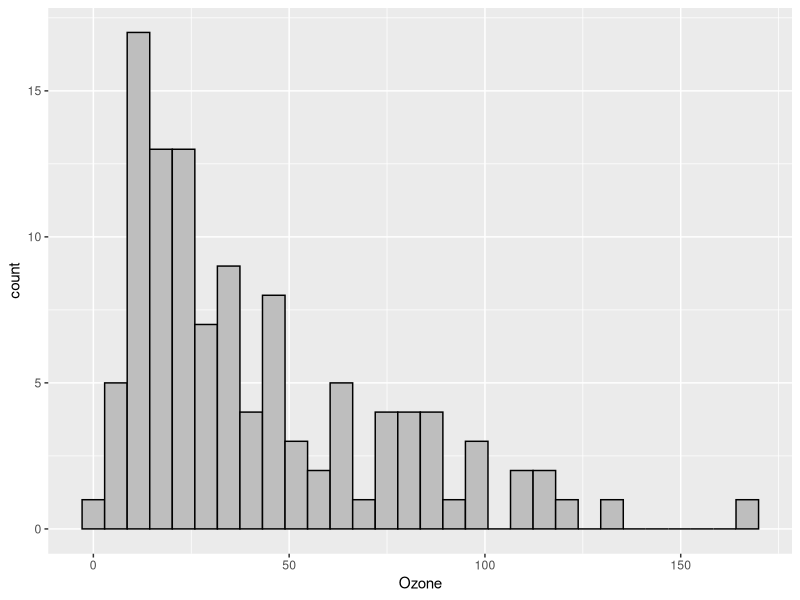
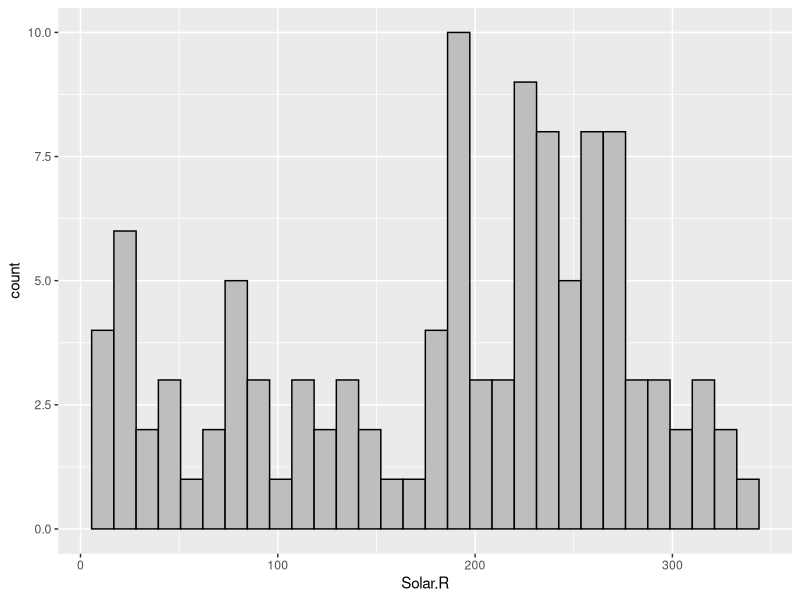
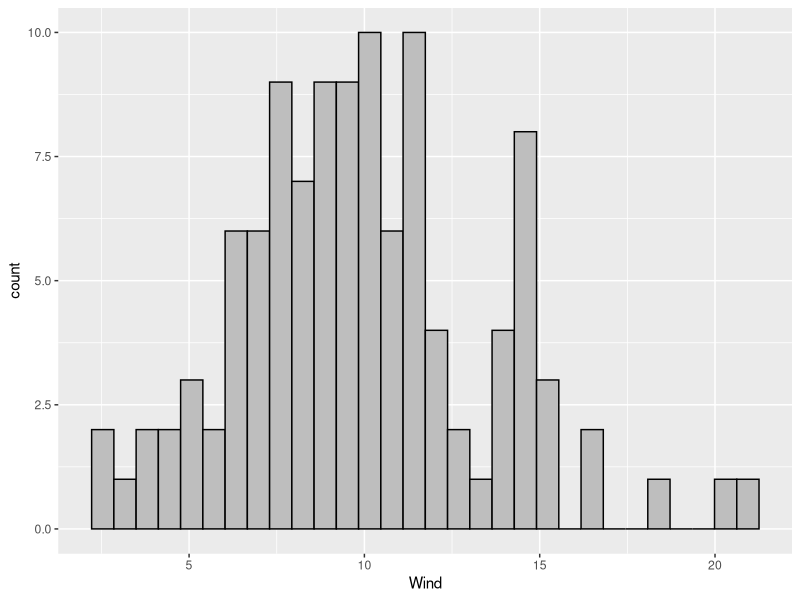
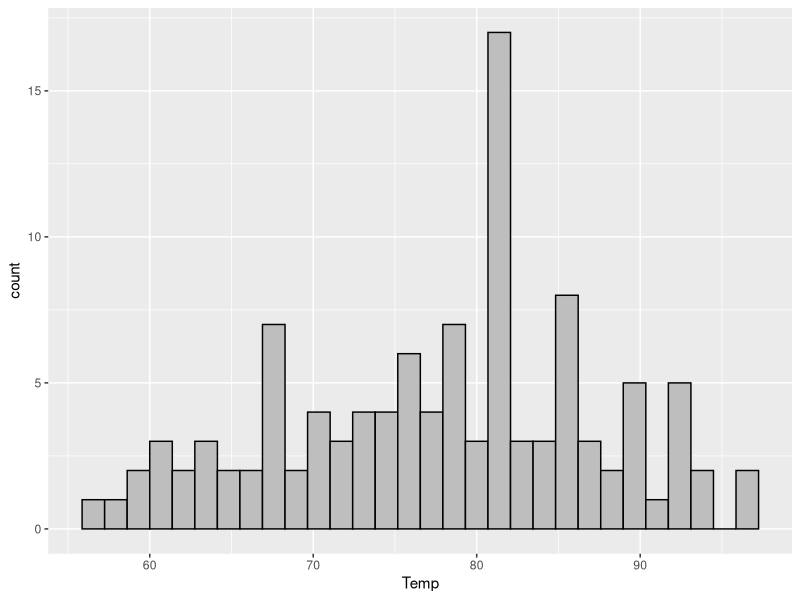
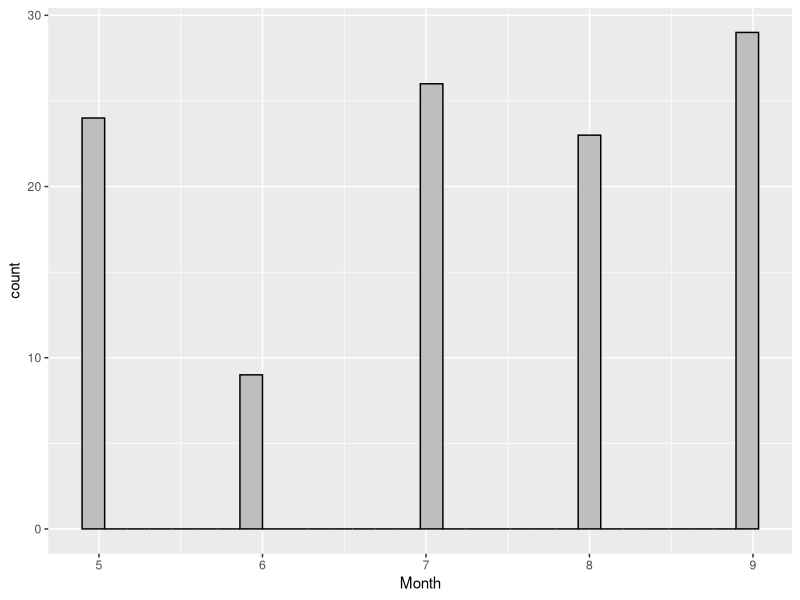
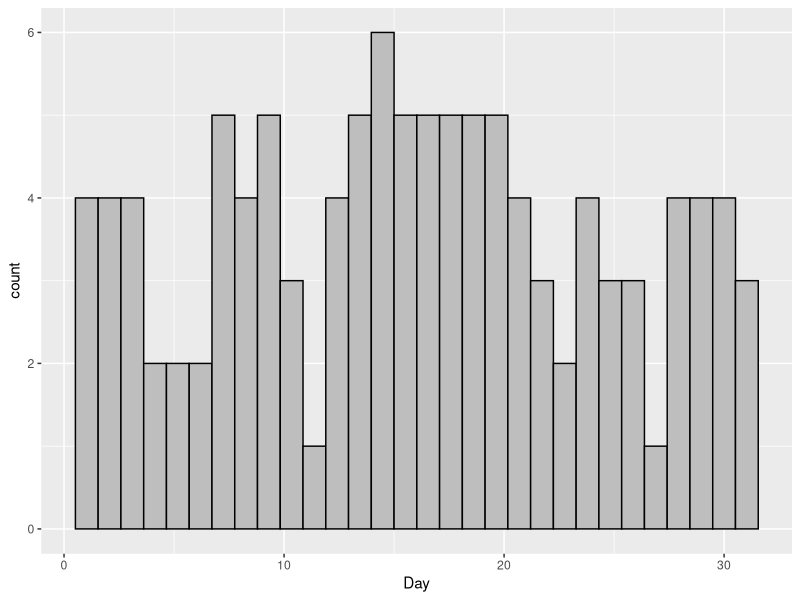
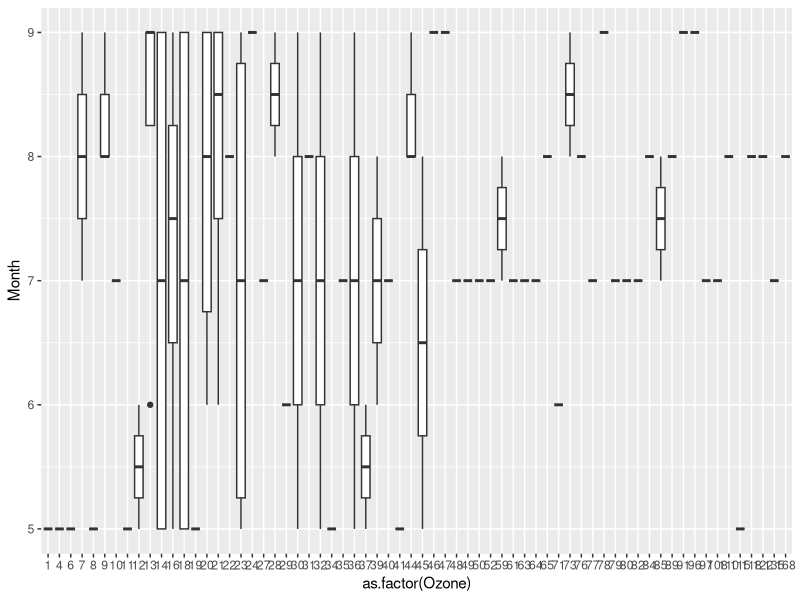
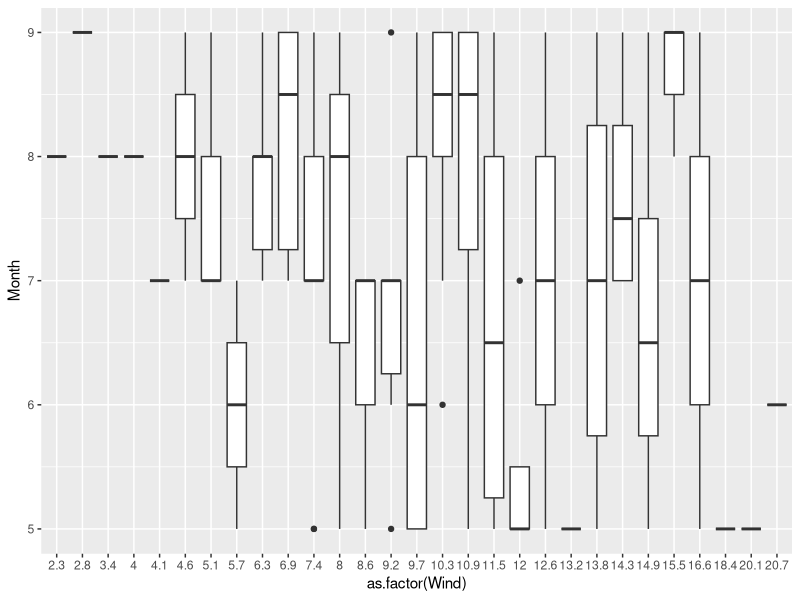

Write R code to recreate these figures, in order.
## ---- chunk 1
df <- airquality
## ---- chunk 2
df <- na.omit(df)
colSums(is.na(df))
## ---- chunk 3
library(ggplot2)
ggplot(df, aes(Ozone))+geom_histogram(color="black", fill="gray")
ggplot(df, aes(Solar.R))+geom_histogram(color="black", fill="gray")
ggplot(df, aes(Wind))+geom_histogram(color="black", fill="gray")
ggplot(df, aes(x=Temp))+geom_histogram(color="black", fill="gray")
ggplot(df, aes(x=Month))+geom_histogram(color="black", fill="gray")
ggplot(df, aes(x=Day))+geom_histogram(color="black", fill="gray")


## ---- chunk 4
ggplot(df, aes(as.factor(Ozone),Month))+geom_boxplot()
## ---- chunk 5
ggplot(df, aes(as.factor(Wind),Month))+geom_boxplot()
## ---- chunk 6
df$Date <- paste(1973, df$Month, df$Day, sep = "-")
df$Date <- as.Date(df$Date, tryFormats=c("%Y-%m-%d", "%Y/%m/%d"))
Variables <- c(df$Ozone,df$Temp, df$Wind,df$Solar.R)
Variables_Name <- rep(c("Ozone","Temp",
                      "Wind","Solar.R"),each = 111)
Days <- rep(df$Date,4)
df2 <- data.frame(Variables,Variables_Name, Days)
ggplot(df, aes(x=Date, y=Ozone))+geom_line()+geom_point()
ggplot(df, aes(x=Date, y=Solar.R))+geom_line()+geom_point()
ggplot(df, aes(x=Date, y=Temp))+geom_line()+geom_point()
ggplot(df, aes(x=Date, y=Wind))+geom_line()+geom_point()
g <- ggplot(df2, aes(x=Days, y=Variables, Group=Variables_Name, color=Variables_Name))+geom_line()+geom_point()
g
## ---- chunk 7
ggplot(df2, aes(x=as.factor(Days), y=as.factor(Variables_Name), fill = Variables))+geom_tile()+xlab("Date(in1973)")+ylab("Variables")+labs(fill="Value")
## ---- chunk 8
ggplot(df, aes(x=Wind, y=Temp, color = Solar.R, size = Ozone))+geom_point()
